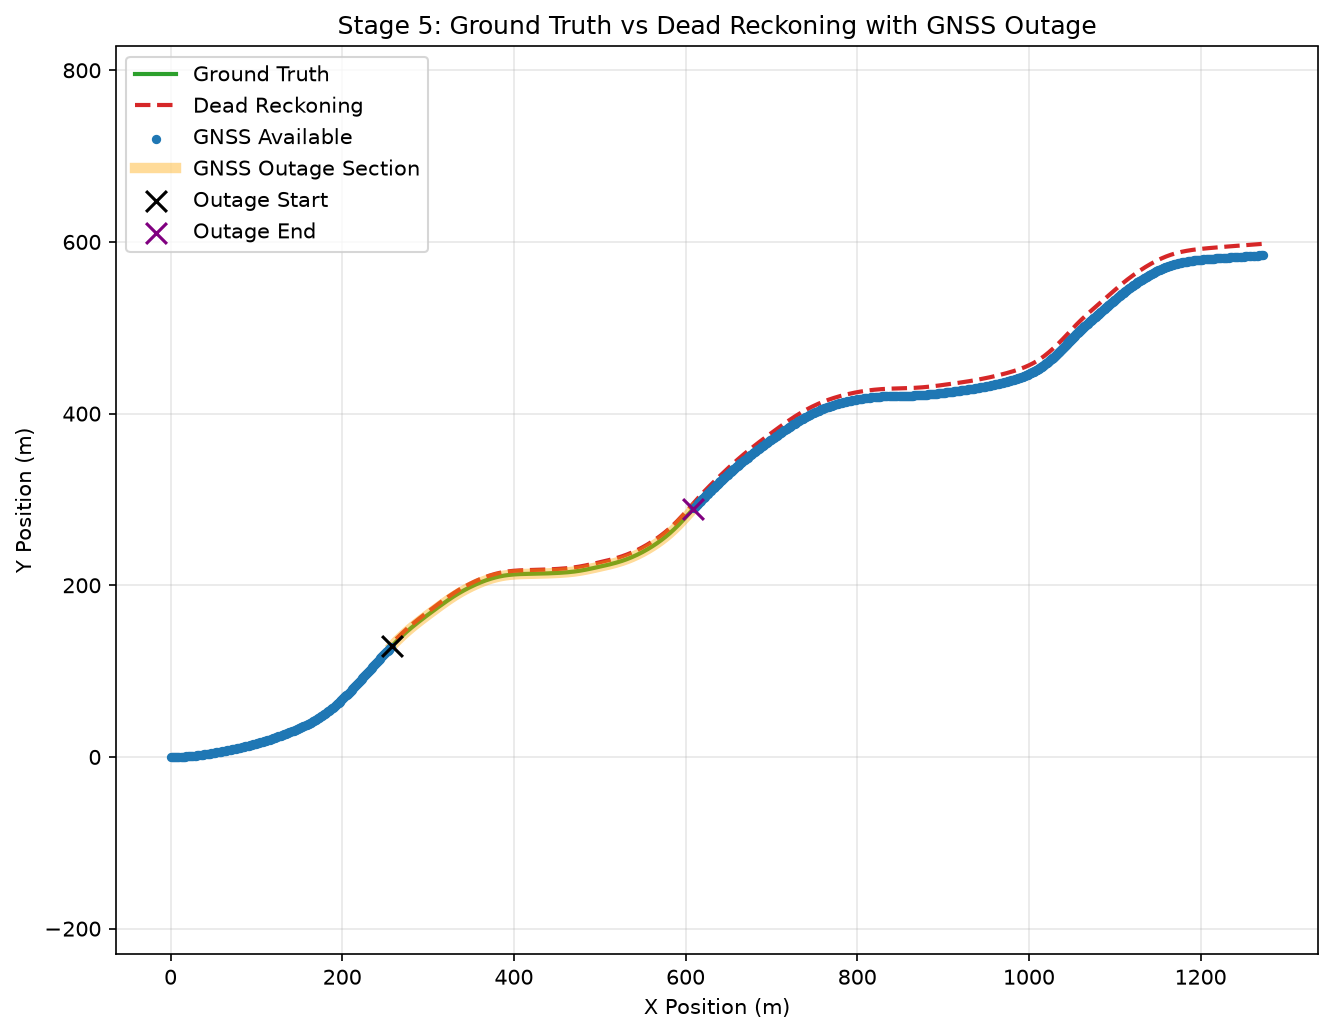

This figure's Python source:
"""
STAGE 5 — Simulated GNSS Outage

Input:
    stage4/data/dead_reckoning.csv

Output:
    stage5/data/gnss_outage.csv
    stage5/outputs/stage5_gnss_outage.png
    stage5/outputs/stage5_gnss_status.png

Purpose:
    Simulate a GNSS-denied section of the route based on cumulative
    ground-truth distance travelled.

Important:
    Dead Reckoning coordinates (dr_x_m, dr_y_m) are NEVER modified.
"""

import os
import sys

import numpy as np
import pandas as pd

import matplotlib
matplotlib.use("Agg")
import matplotlib.pyplot as plt


# ============================================================
# CONFIGURATION
# ============================================================

INPUT_PATH = "stage4/data/dead_reckoning.csv"

OUTPUT_CSV_PATH = "stage5/data/gnss_outage.csv"
OUTPUT_TRAJECTORY_PLOT = "stage5/outputs/stage5_gnss_outage.png"
OUTPUT_STATUS_PLOT = "stage5/outputs/stage5_gnss_status.png"

# GNSS outage interval in cumulative ground-truth distance
OUTAGE_START_M = 300.0
OUTAGE_END_M = 700.0


# ============================================================
# REQUIRED INPUT COLUMNS
# ============================================================

REQUIRED_COLUMNS = [
    "timestamp",

    # Ground truth
    "ground_truth_x_m",
    "ground_truth_y_m",
    "ground_speed",
    "ground_heading",
    "ground_acceleration",
    "ground_angular_velocity",
    "ground_latitude",
    "ground_longitude",

    # GPS information
    "gps_x",
    "gps_y",
    "gps_latitude",
    "gps_longitude",

    # Sensor information
    "accel_x",
    "accel_y",
    "gyro_z",

    # Dead reckoning
    "dr_x_m",
    "dr_y_m",
]


# ============================================================
# LOAD STAGE 4 DATA
# ============================================================

def load_input(path):
    if not os.path.exists(path):
        print(f"ERROR: Input file not found: {path}")
        print()
        print("Make sure Stage 4 has been run and the file exists at:")
        print("stage4/data/dead_reckoning.csv")
        sys.exit(1)

    df = pd.read_csv(path)

    missing = [column for column in REQUIRED_COLUMNS if column not in df.columns]

    if missing:
        print("ERROR: Input file is missing required column(s):")

        for column in missing:
            print(f"  - {column}")

        sys.exit(1)

    return df


# ============================================================
# COMPUTE CUMULATIVE GROUND-TRUTH DISTANCE
# ============================================================

def compute_cumulative_distance(df):
    x = df["ground_truth_x_m"].to_numpy(dtype=float)
    y = df["ground_truth_y_m"].to_numpy(dtype=float)

    dx = np.diff(x, prepend=x[0])
    dy = np.diff(y, prepend=y[0])

    # No movement before the first sample
    dx[0] = 0.0
    dy[0] = 0.0

    distance_increment = np.sqrt(dx**2 + dy**2)

    cumulative_distance_m = np.cumsum(distance_increment)

    return cumulative_distance_m


# ============================================================
# SIMULATE GNSS OUTAGE
# ============================================================

def simulate_gnss_outage(df):
    df = df.copy()

    # Calculate distance travelled along the ground-truth trajectory
    df["cumulative_distance_m"] = compute_cumulative_distance(df)

    # Identify the simulated GNSS-denied section
    outage_mask = (
        (df["cumulative_distance_m"] >= OUTAGE_START_M)
        & (df["cumulative_distance_m"] <= OUTAGE_END_M)
    )

    # GNSS is available everywhere except the outage section
    df["gnss_available"] = ~outage_mask

    # GNSS position is available only when GNSS is available
    df["gnss_x_m"] = np.where(
        df["gnss_available"],
        df["ground_truth_x_m"],
        np.nan,
    )

    df["gnss_y_m"] = np.where(
        df["gnss_available"],
        df["ground_truth_y_m"],
        np.nan,
    )

    # Navigation mode
    df["navigation_mode"] = np.where(
        df["gnss_available"],
        "GNSS + DR",
        "Dead Reckoning",
    )

    return df


# ============================================================
# TRAJECTORY PLOT
# ============================================================

def make_trajectory_plot(df, path):
    fig, ax = plt.subplots(figsize=(9, 7))

    # --------------------------------------------------------
    # Ground truth
    # --------------------------------------------------------

    ax.plot(
        df["ground_truth_x_m"],
        df["ground_truth_y_m"],
        color="tab:green",
        linewidth=2,
        label="Ground Truth",
    )

    # --------------------------------------------------------
    # Dead reckoning
    # --------------------------------------------------------

    ax.plot(
        df["dr_x_m"],
        df["dr_y_m"],
        color="tab:red",
        linewidth=2,
        linestyle="--",
        label="Dead Reckoning",
    )

    # --------------------------------------------------------
    # GNSS available positions
    # --------------------------------------------------------

    ax.scatter(
        df["gnss_x_m"],
        df["gnss_y_m"],
        color="tab:blue",
        s=12,
        label="GNSS Available",
        zorder=3,
    )

    # --------------------------------------------------------
    # Highlight outage section
    # --------------------------------------------------------

    outage_mask = ~df["gnss_available"]

    if outage_mask.any():

        outage_x = df.loc[
            outage_mask,
            "ground_truth_x_m"
        ]

        outage_y = df.loc[
            outage_mask,
            "ground_truth_y_m"
        ]

        ax.plot(
            outage_x,
            outage_y,
            color="orange",
            linewidth=5,
            alpha=0.4,
            label="GNSS Outage Section",
            zorder=2,
        )

        # First outage sample
        first_idx = df.loc[outage_mask].index[0]

        # Last outage sample
        last_idx = df.loc[outage_mask].index[-1]

        # Outage start marker
        ax.scatter(
            df.loc[first_idx, "ground_truth_x_m"],
            df.loc[first_idx, "ground_truth_y_m"],
            color="black",
            marker="x",
            s=100,
            zorder=4,
            label="Outage Start",
        )

        # Outage end marker
        ax.scatter(
            df.loc[last_idx, "ground_truth_x_m"],
            df.loc[last_idx, "ground_truth_y_m"],
            color="purple",
            marker="x",
            s=100,
            zorder=4,
            label="Outage End",
        )

    # --------------------------------------------------------
    # Plot formatting
    # --------------------------------------------------------

    ax.set_title(
        "Stage 5: Ground Truth vs Dead Reckoning with GNSS Outage"
    )

    ax.set_xlabel("X Position (m)")
    ax.set_ylabel("Y Position (m)")

    ax.legend(loc="best")

    ax.set_aspect("equal", adjustable="datalim")

    ax.grid(True, alpha=0.3)

    fig.tight_layout()

    fig.savefig(
        path,
        dpi=150,
        bbox_inches="tight",
    )

    plt.close(fig)


# ============================================================
# GNSS STATUS PLOT
# ============================================================

def make_status_plot(df, path):
    fig, ax = plt.subplots(figsize=(9, 3.5))

    status = df["gnss_available"].astype(int)

    # GNSS availability
    ax.plot(
        df["cumulative_distance_m"],
        status,
        color="tab:blue",
        linewidth=2,
        drawstyle="steps-post",
    )

    ax.fill_between(
        df["cumulative_distance_m"],
        status,
        step="post",
        alpha=0.15,
        color="tab:blue",
    )

    # Outage zone
    ax.axvspan(
        OUTAGE_START_M,
        OUTAGE_END_M,
        color="orange",
        alpha=0.2,
        label="Outage Zone",
    )

    ax.set_title(
        "Stage 5: GNSS Availability vs Distance Travelled"
    )

    ax.set_xlabel("Cumulative Distance (m)")
    ax.set_ylabel("GNSS Status")

    ax.set_yticks([0, 1])
    ax.set_yticklabels([
        "Unavailable",
        "Available",
    ])

    ax.set_ylim(-0.2, 1.2)

    ax.legend(loc="upper right")

    ax.grid(True, alpha=0.3)

    fig.tight_layout()

    fig.savefig(
        path,
        dpi=150,
        bbox_inches="tight",
    )

    plt.close(fig)


# ============================================================
# VALIDATION
# ============================================================

def validate_output(df):
    print()
    print("==============================")
    print("STAGE 5 VALIDATION")
    print("==============================")

    # --------------------------------------------------------
    # Check DR coordinates were not modified
    # --------------------------------------------------------

    if "dr_x_m" not in df.columns or "dr_y_m" not in df.columns:
        print("FAIL: DR coordinate columns missing.")
        return False

    if df["dr_x_m"].isna().any() or df["dr_y_m"].isna().any():
        print("WARNING: DR coordinates contain NaN values.")

    # --------------------------------------------------------
    # Check outage
    # --------------------------------------------------------

    outage_mask = ~df["gnss_available"]

    if not outage_mask.any():
        print("FAIL: No GNSS outage samples found.")
        return False

    outage_distances = df.loc[
        outage_mask,
        "cumulative_distance_m"
    ]

    actual_start = outage_distances.iloc[0]
    actual_end = outage_distances.iloc[-1]

    print(
        f"Requested outage: "
        f"{OUTAGE_START_M:.2f} m to {OUTAGE_END_M:.2f} m"
    )

    print(
        f"Actual outage: "
        f"{actual_start:.2f} m to {actual_end:.2f} m"
    )

    # --------------------------------------------------------
    # Check GNSS coordinates are missing during outage
    # --------------------------------------------------------

    outage_gnss_x_missing = df.loc[
        outage_mask,
        "gnss_x_m"
    ].isna().all()

    outage_gnss_y_missing = df.loc[
        outage_mask,
        "gnss_y_m"
    ].isna().all()

    if not outage_gnss_x_missing:
        print("FAIL: gnss_x_m is not fully missing during outage.")
        return False

    if not outage_gnss_y_missing:
        print("FAIL: gnss_y_m is not fully missing during outage.")
        return False

    print("GNSS coordinates during outage: PASS")

    # --------------------------------------------------------
    # Check GNSS coordinates outside outage
    # --------------------------------------------------------

    available_mask = df["gnss_available"]

    if available_mask.any():

        x_match = np.allclose(
            df.loc[available_mask, "gnss_x_m"].to_numpy(),
            df.loc[available_mask, "ground_truth_x_m"].to_numpy(),
            equal_nan=False,
        )

        y_match = np.allclose(
            df.loc[available_mask, "gnss_y_m"].to_numpy(),
            df.loc[available_mask, "ground_truth_y_m"].to_numpy(),
            equal_nan=False,
        )

        if not x_match or not y_match:
            print(
                "FAIL: GNSS coordinates do not match "
                "ground truth outside outage."
            )
            return False

    print("GNSS coordinates outside outage: PASS")

    # --------------------------------------------------------
    # Check navigation modes
    # --------------------------------------------------------

    correct_outage_mode = (
        df.loc[outage_mask, "navigation_mode"]
        == "Dead Reckoning"
    ).all()

    correct_available_mode = (
        df.loc[available_mask, "navigation_mode"]
        == "GNSS + DR"
    ).all()

    if not correct_outage_mode:
        print("FAIL: Incorrect navigation mode during outage.")
        return False

    if not correct_available_mode:
        print("FAIL: Incorrect navigation mode outside outage.")
        return False

    print("Navigation modes: PASS")

    # --------------------------------------------------------
    # Overall result
    # --------------------------------------------------------

    print()
    print("Stage 5 validation: PASS")

    return True


# ============================================================
# SUMMARY
# ============================================================

def print_summary(df):

    total_distance = df[
        "cumulative_distance_m"
    ].iloc[-1]

    outage_mask = ~df["gnss_available"]

    if outage_mask.any():

        outage_start_actual = df.loc[
            outage_mask,
            "cumulative_distance_m"
        ].iloc[0]

        outage_end_actual = df.loc[
            outage_mask,
            "cumulative_distance_m"
        ].iloc[-1]

    else:

        outage_start_actual = float("nan")
        outage_end_actual = float("nan")

    available_count = int(
        df["gnss_available"].sum()
    )

    unavailable_count = int(
        (~df["gnss_available"]).sum()
    )

    mode_counts = df[
        "navigation_mode"
    ].value_counts()

    gnss_dr_count = int(
        mode_counts.get("GNSS + DR", 0)
    )

    dr_only_count = int(
        mode_counts.get("Dead Reckoning", 0)
    )

    print()
    print("==============================")
    print("STAGE 5: GNSS OUTAGE SIMULATION")
    print("==============================")

    print(
        f"Total route distance: "
        f"{total_distance:.2f} m"
    )

    print()

    print(
        f"Requested outage: "
        f"{OUTAGE_START_M:.2f} m to "
        f"{OUTAGE_END_M:.2f} m"
    )

    print(
        f"Actual outage: "
        f"{outage_start_actual:.2f} m to "
        f"{outage_end_actual:.2f} m"
    )

    print()

    print(
        f"GNSS available samples: "
        f"{available_count}"
    )

    print(
        f"GNSS unavailable samples: "
        f"{unavailable_count}"
    )

    print()

    print("Navigation modes:")

    print(
        f"GNSS + DR: "
        f"{gnss_dr_count} samples"
    )

    print(
        f"Dead Reckoning: "
        f"{dr_only_count} samples"
    )

    print()

    print("Output saved to:")
    print(f"  {OUTPUT_CSV_PATH}")

    print()

    print("Plots saved to:")
    print(f"  {OUTPUT_TRAJECTORY_PLOT}")
    print(f"  {OUTPUT_STATUS_PLOT}")


# ============================================================
# MAIN
# ============================================================

def main():

    # Create Stage 5 directories
    os.makedirs(
        "stage5/data",
        exist_ok=True
    )

    os.makedirs(
        "stage5/outputs",
        exist_ok=True
    )

    # Load Stage 4 output
    df = load_input(INPUT_PATH)

    print("Loaded Stage 4 dataset:")
    print(f"  {INPUT_PATH}")
    print(f"  Rows: {len(df)}")
    print(f"  Columns: {len(df.columns)}")

    # Simulate GNSS outage
    df = simulate_gnss_outage(df)

    # Save output
    df.to_csv(
        OUTPUT_CSV_PATH,
        index=False
    )

    # Generate plots
    make_trajectory_plot(
        df,
        OUTPUT_TRAJECTORY_PLOT
    )

    make_status_plot(
        df,
        OUTPUT_STATUS_PLOT
    )

    # Validate
    validation_passed = validate_output(df)

    # Print summary
    print_summary(df)

    if not validation_passed:
        print()
        print("STAGE 5 RESULT: FAIL")
        sys.exit(1)

    print()
    print("STAGE 5 RESULT: PASS")


# ============================================================
# ENTRY POINT
# ============================================================

if __name__ == "__main__":
    main()
